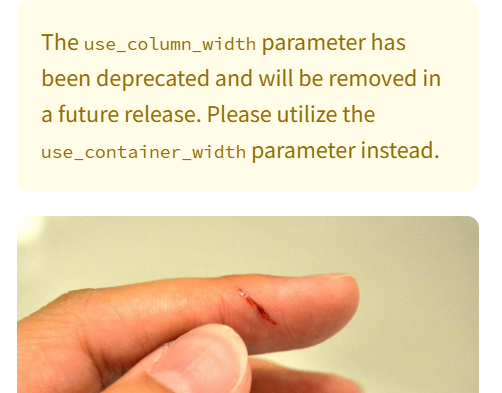
#> input picture EmergencyAiVision (1)/EmergencyAiVision/attached_assets/image_1746152844992.png, 502 x 393 px
$ python -i image_processing.py   (imports and definitions only)
#> lines starting #> are read from the running program, lines starting #| are printed output that depends on the picture
import cv2
import numpy as np
from PIL import Image
import io
import base64

# [66 lines left out: functions preprocess_image, image_to_base64, not called in this run]

def enhance_image_quality(image):
    """
    Enhance image quality for better analysis

    Args:
        image (PIL.Image): Input image

    Returns:
        PIL.Image: Enhanced image
    """
    img_array = np.array(image)

    # Convert to LAB color space
    lab = cv2.cvtColor(img_array, cv2.COLOR_RGB2LAB)
#> lab: shape (393, 502, 3); mean of channels 0, 1, 2 225.5, 130.8, 146.1

    # Split the LAB image into L, A, and B channels
    l, a, b = cv2.split(lab)
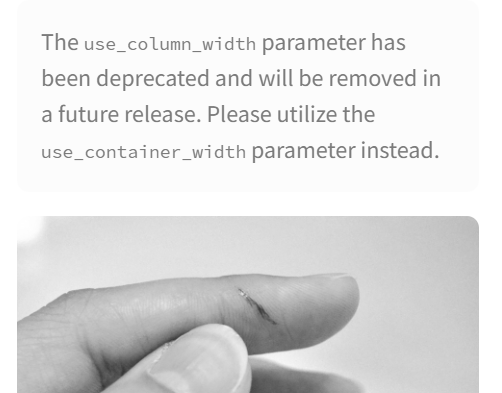
#> l: shape (393, 502); min 54, max 255, mean 225.5
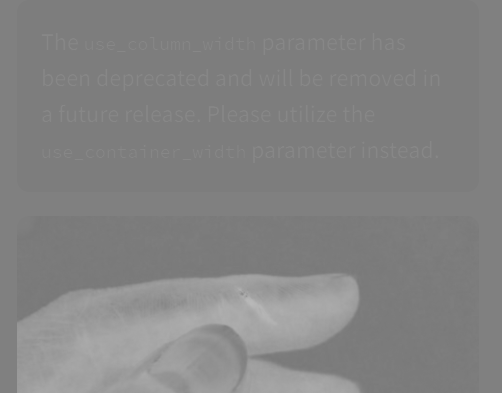
#> a: shape (393, 502); min 120, max 184, mean 130.8
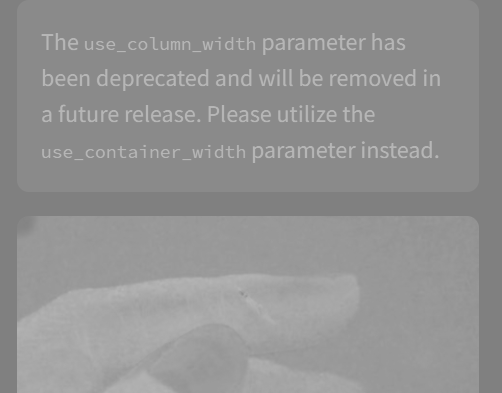
#> b: shape (393, 502); min 128, max 182, mean 146.1

    # Apply CLAHE (Contrast Limited Adaptive Histogram Equalization) to L channel
    clahe = cv2.createCLAHE(clipLimit=3.0, tileGridSize=(8, 8))
    cl = clahe.apply(l)
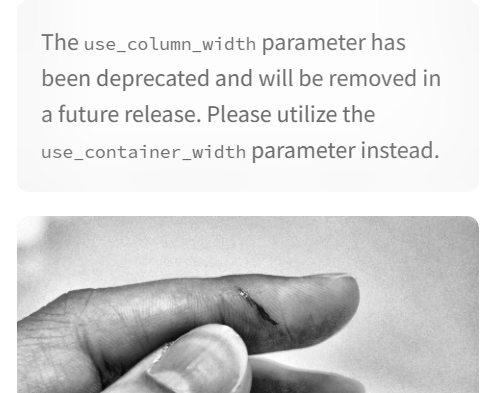
#> cl: shape (393, 502); min 5, max 255, mean 218.5

    # Merge enhanced L channel with original A and B channels
    limg = cv2.merge((cl, a, b))
#> limg: shape (393, 502, 3); mean of channels 0, 1, 2 218.5, 130.8, 146.1

    # Convert back to RGB color space
    enhanced_img = cv2.cvtColor(limg, cv2.COLOR_LAB2RGB)
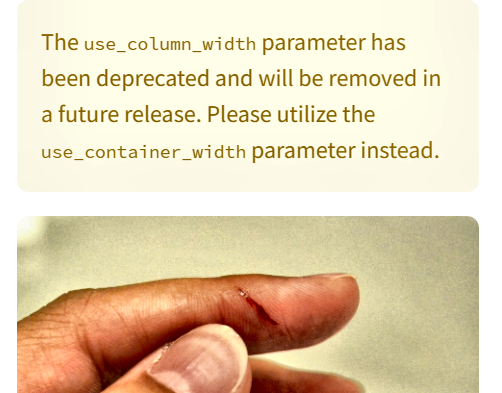
#> enhanced_img: shape (393, 502, 3); mean R, G, B 230, 212.3, 182.5

    return Image.fromarray(enhanced_img)

>>> import cv2
>>> picture = cv2.cvtColor(cv2.imread('../attached_assets/image_1746152844992.png'), cv2.COLOR_BGR2RGB)
>>> result = enhance_image_quality(picture)

$ run again, on EmergencyAiVision (1)/EmergencyAiVision/attached_assets/image_1746153049275.png
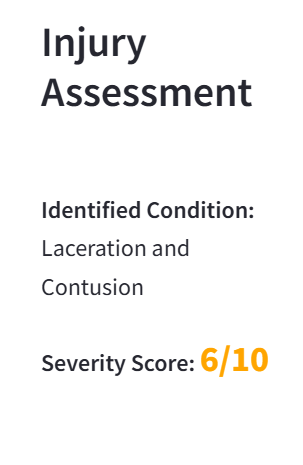
#> input picture EmergencyAiVision (1)/EmergencyAiVision/attached_assets/image_1746153049275.png, 303 x 465 px
#> lab: shape (465, 303, 3); mean of channels 0, 1, 2 245.1, 128.2, 128.2
#> in enhance_image_quality, `l, a, b = cv2.split(lab)`:
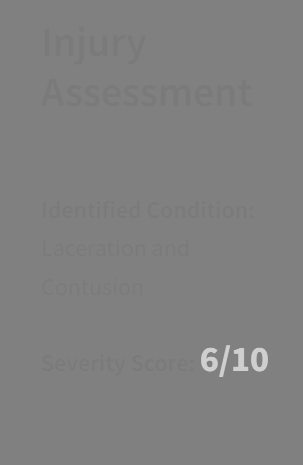
#> b: shape (465, 303); min 122, max 207, mean 128.2
#> limg: shape (465, 303, 3); mean of channels 0, 1, 2 245, 128.2, 128.2
